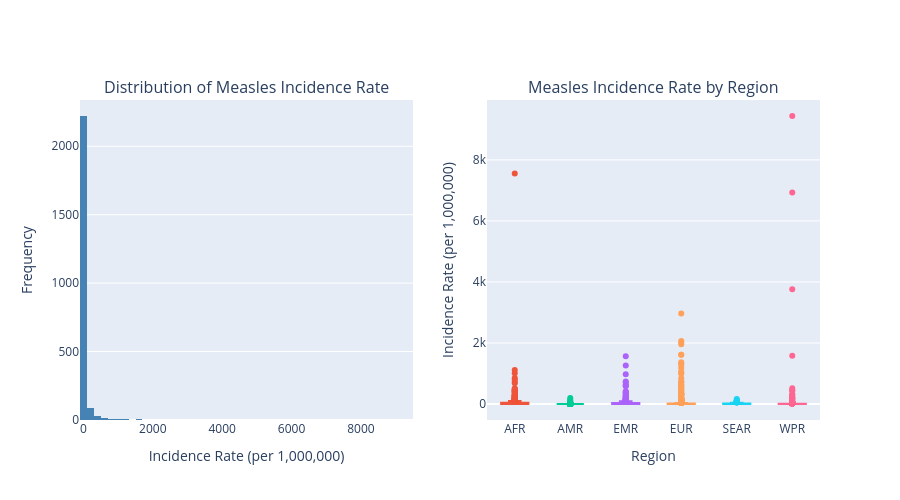

Notebook cell for this chart:
### Code cell
# Visualization: Distribution of measles incidence rates (Plotly)
fig = make_subplots(rows=1, cols=2,
                     subplot_titles=('Distribution of Measles Incidence Rate', 
                                     'Measles Incidence Rate by Region'))

# Histogram
fig.add_trace(
    go.Histogram(x=yearly_measles['measles_incidence_rate_per_1000000_total_population'],
                 nbinsx=50, name='Histogram', marker_color='steelblue'),
    row=1, col=1
)

# Boxplot by region
for region in yearly_measles['region'].unique():
    region_data = yearly_measles[yearly_measles['region'] == region]['measles_incidence_rate_per_1000000_total_population']
    fig.add_trace(
        go.Box(y=region_data, name=region),
        row=1, col=2
    )

fig.update_xaxes(title_text='Incidence Rate (per 1,000,000)', row=1, col=1)
fig.update_xaxes(title_text='Region', row=1, col=2)
fig.update_yaxes(title_text='Frequency', row=1, col=1)
fig.update_yaxes(title_text='Incidence Rate (per 1,000,000)', row=1, col=2)
fig.update_layout(height=500, showlegend=False)
fig.show()

### Figure 1 — Plotly figure (JSON) as saved in the notebook; plotly's stock layout.template omitted (floating-point values rounded to 4 significant figures; data arrays with more than 128 entries replaced by an {"elided": "..."} marker saying what was removed)
{"data": [{"marker": {"color": "steelblue"}, "name": "Histogram", "nbinsx": 50, "type": "histogram", "x": {"elided": "2382 float values"}, "xaxis": "x", "yaxis": "y"}, {"name": "AFR", "type": "box", "xaxis": "x2", "y": {"elided": "601 float values"}, "yaxis": "y2"}, {"name": "AMR", "type": "box", "xaxis": "x2", "y": {"elided": "327 float values"}, "yaxis": "y2"}, {"name": "EMR", "type": "box", "xaxis": "x2", "y": {"elided": "286 float values"}, "yaxis": "y2"}, {"name": "EUR", "type": "box", "xaxis": "x2", "y": {"elided": "678 float values"}, "yaxis": "y2"}, {"name": "SEAR", "type": "box", "xaxis": "x2", "y": {"elided": "149 float values"}, "yaxis": "y2"}, {"name": "WPR", "type": "box", "xaxis": "x2", "y": {"elided": "341 float values"}, "yaxis": "y2"}], "layout": {"annotations": [{"font": {"size": 16}, "showarrow": false, "text": "Distribution of Measles Incidence Rate", "x": 0.225, "xanchor": "center", "xref": "paper", "y": 1, "yanchor": "bottom", "yref": "paper"}, {"font": {"size": 16}, "showarrow": false, "text": "Measles Incidence Rate by Region", "x": 0.775, "xanchor": "center", "xref": "paper", "y": 1, "yanchor": "bottom", "yref": "paper"}], "height": 500, "showlegend": false, "xaxis": {"anchor": "y", "domain": [0, 0.45], "title": {"text": "Incidence Rate (per 1,000,000)"}}, "xaxis2": {"anchor": "y2", "domain": [0.55, 1], "title": {"text": "Region"}}, "yaxis": {"anchor": "x", "domain": [0, 1], "title": {"text": "Frequency"}}, "yaxis2": {"anchor": "x2", "domain": [0, 1], "title": {"text": "Incidence Rate (per 1,000,000)"}}}}
